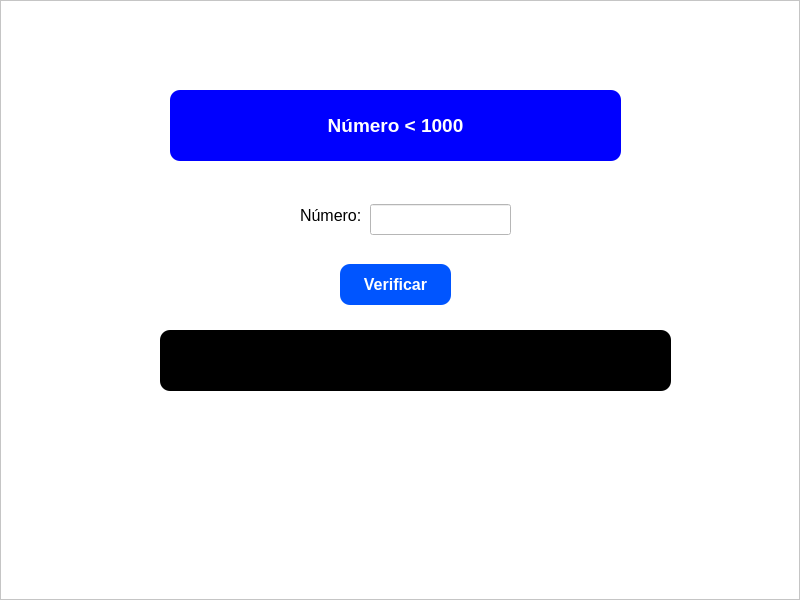
<?xml version="1.0" encoding="UTF-8"?>
<ui version="4.0">
 <class>MainWindow</class>
 <widget class="QMainWindow" name="MainWindow">
  <property name="geometry">
   <rect>
    <x>0</x>
    <y>0</y>
    <width>800</width>
    <height>600</height>
   </rect>
  </property>
  <property name="windowTitle">
   <string>MainWindow</string>
  </property>
  <widget class="QWidget" name="centralwidget">
   <layout class="QHBoxLayout" name="horizontalLayout">
    <property name="spacing">
     <number>0</number>
    </property>
    <property name="leftMargin">
     <number>0</number>
    </property>
    <property name="topMargin">
     <number>0</number>
    </property>
    <property name="rightMargin">
     <number>0</number>
    </property>
    <property name="bottomMargin">
     <number>0</number>
    </property>
    <item>
     <widget class="QFrame" name="frame">
      <property name="styleSheet">
       <string notr="true">background-color: #FFF;</string>
      </property>
      <property name="frameShape">
       <enum>QFrame::StyledPanel</enum>
      </property>
      <property name="frameShadow">
       <enum>QFrame::Raised</enum>
      </property>
      <widget class="QLabel" name="label">
       <property name="geometry">
        <rect>
         <x>170</x>
         <y>90</y>
         <width>451</width>
         <height>71</height>
        </rect>
       </property>
       <property name="font">
        <font>
         <family>Arial</family>
         <pointsize>14</pointsize>
         <weight>75</weight>
         <bold>true</bold>
        </font>
       </property>
       <property name="styleSheet">
        <string notr="true">background-color: #0000ff;
color: #FFF;
border-radius: 10px;</string>
       </property>
       <property name="text">
        <string>Número &lt; 1000</string>
       </property>
       <property name="alignment">
        <set>Qt::AlignCenter</set>
       </property>
      </widget>
      <widget class="QLabel" name="label_2">
       <property name="geometry">
        <rect>
         <x>300</x>
         <y>200</y>
         <width>71</width>
         <height>31</height>
        </rect>
       </property>
       <property name="font">
        <font>
         <pointsize>12</pointsize>
        </font>
       </property>
       <property name="text">
        <string>Número:</string>
       </property>
      </widget>
      <widget class="QLineEdit" name="lineEdit">
       <property name="geometry">
        <rect>
         <x>370</x>
         <y>204</y>
         <width>141</width>
         <height>31</height>
        </rect>
       </property>
      </widget>
      <widget class="QLabel" name="label_verificar">
       <property name="geometry">
        <rect>
         <x>160</x>
         <y>330</y>
         <width>511</width>
         <height>61</height>
        </rect>
       </property>
       <property name="font">
        <font>
         <family>Arial</family>
         <pointsize>12</pointsize>
         <weight>75</weight>
         <bold>true</bold>
        </font>
       </property>
       <property name="styleSheet">
        <string notr="true">background-color: #000;
color: #FFF;
border-radius: 10px;</string>
       </property>
       <property name="text">
        <string/>
       </property>
       <property name="alignment">
        <set>Qt::AlignCenter</set>
       </property>
      </widget>
      <widget class="QPushButton" name="pb_verificar">
       <property name="geometry">
        <rect>
         <x>340</x>
         <y>264</y>
         <width>111</width>
         <height>41</height>
        </rect>
       </property>
       <property name="font">
        <font>
         <pointsize>12</pointsize>
         <weight>75</weight>
         <bold>true</bold>
        </font>
       </property>
       <property name="styleSheet">
        <string notr="true">background-color: #0055ff;
color: #FFF;
border-radius: 10px;</string>
       </property>
       <property name="text">
        <string>Verificar</string>
       </property>
      </widget>
     </widget>
    </item>
   </layout>
  </widget>
 </widget>
 <resources/>
 <connections/>
</ui>
